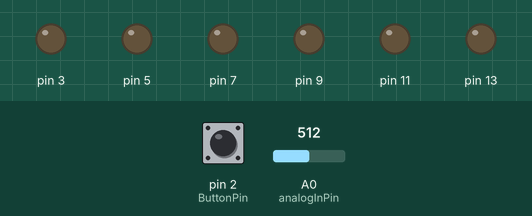
Recording of a sketch running on a simulated Arduino Uno, built with avr-gcc and run on an emulated ATmega328P. On the bench: output pins drawn as LEDs (lit = HIGH). Inputs (shaded band) come from the test bench; at power-on: pin 2 (ButtonPin) LOW, A0 (analogInPin) = 512.

Above: at 1.2 s.
1.3 s: pin 2 (ButtonPin) pulled HIGH for 3.2 s
At 3.6 s:
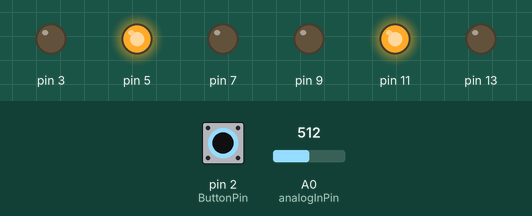
6.0 s: pin 2 (ButtonPin) pulled HIGH for 3.2 s
At 9.9 s:
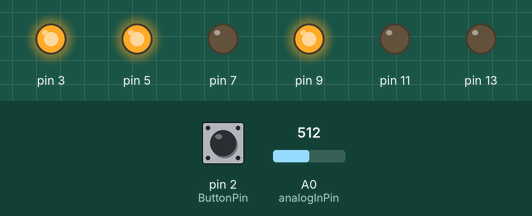
10.7 s: pin 2 (ButtonPin) pulled HIGH for 3.2 s
At 16.8 s:
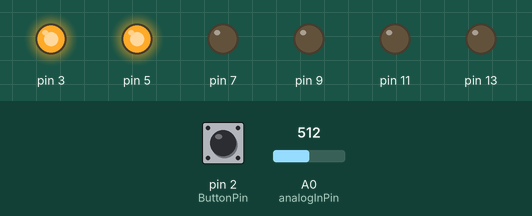
16.9 s: pin 2 (ButtonPin) pulled HIGH for 0.15 s
At 18.3 s:
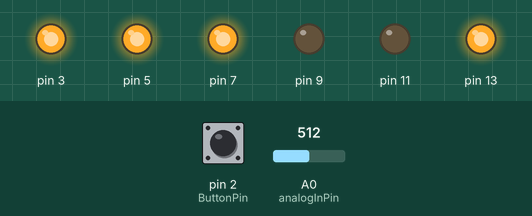
20.0 s: A0 (analogInPin) set to 900
At 20.0 s:
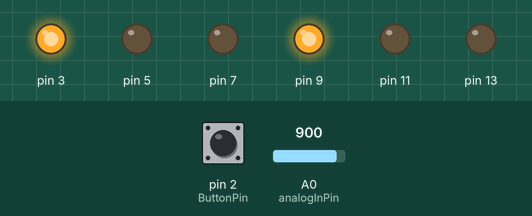
23.0 s: A0 (analogInPin) set to 1023
At 24.3 s:
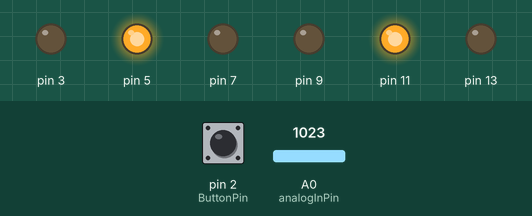
Timing chart, 0 to 27.0 s (numbered marks = the images above; inputs shaded):
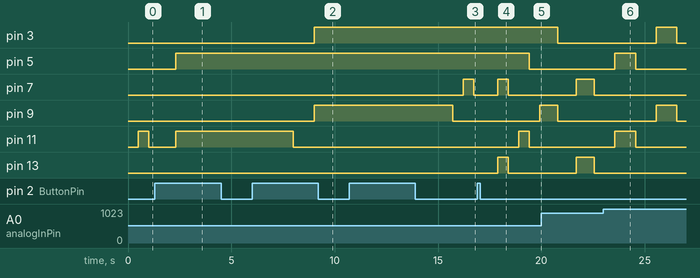

Measured:
- after the input at 1.3 s, pin 3: stays LOW (without the input it goes to HIGH after 3.2 s); pin 7: stays LOW (without the input it goes to HIGH after 1.2 s); pin 9: stays LOW (without the input it goes to HIGH after 0.22 s); pin 11: LOW → HIGH after 1.0 s; pin 13: stays LOW (without the input it goes to HIGH after 4.3 s)
- after the input at 6.0 s, pin 3, pin 9: LOW → HIGH after 3.0 s; pin 11: HIGH → LOW after 2.0 s
- after the input at 10.7 s, pin 7: LOW → HIGH after 5.5 s, → LOW 0.51 s later; pin 9: HIGH → LOW after 5.0 s
- after the input at 16.9 s, pin 3: stays HIGH (without the input it goes to LOW after 1.8 s); pin 5: HIGH → LOW after 2.5 s instead of 0.83 s; pin 7: LOW → HIGH after 1.0 s, → LOW 0.50 s later; pin 9: LOW → HIGH after 3.0 s; pin 11: LOW → HIGH after 2.0 s, → LOW 0.50 s later
- after the input at 20.0 s, pin 5, pin 11: stays LOW (without the input it goes to HIGH after 1.9 s)
- after the input at 23.0 s, pin 7, pin 13: stays LOW (without the input it goes to HIGH after 4.0 s)

The sketch:

BikeLightImproved.ino
```cpp
const int ButtonPin = 2;
const int analogInPin = A0;
int sensorValue = 0;
int STATE;
int freq = 100;

unsigned long previousMillis = 0;
unsigned long currentMillis;

int LEDstate = LOW;

void setup(){
    pinMode(13, OUTPUT);
    pinMode(11, OUTPUT);
    pinMode(9, OUTPUT);
    pinMode(7, OUTPUT);
    pinMode(5, OUTPUT);
    pinMode(3, OUTPUT);
    pinMode(ButtonPin, INPUT);
}

/*
int S ( void ){
    static int i;

    if (currentMillis - previousMillis > freq){
        previousMillis = currentMillis;
        i++;
        if ( i % 2) LEDstate = HIGH;
        else LEDstate = LOW;

        if ( i > 5){
            i = 0;
            return 1;
        }
    }
    return 0;
}

int O ( void ){
    static int i;

    if( currentMillis - previousMillis > freq){
        previousMillis = currentMillis;
        i++;
        if ( i % 4 == 0 ) LEDstate = LOW;
        else LEDstate = HIGH;
        if ( i > 11){
            i = 0;
            return 1;
        }
    }
    return 0;
}

void SOS(){
    static int j, k = 0;
    switch(j) {
        case 0: k = S(); break;
        case 1: k = O(); break;
        case 2: k = S(); break;
    }
    if (k == 1){
        k = 0;
        j++;
        if (j > 2) {
            j = 0;
            return;
        }
    }
}


void IN_OUTS(int direc){
  int i;
  int a, b, c;
  if (direc == 0){
         a = 0;
         b = 1;
         c = 2;
    }
    else {
        a = 2;
        b = 1;
        c = 0;
    }

  if( currentMillis - previousMillis >= freq){
    previousMillis = currentMillis;
    if( LEDstate == LOW){
        LEDstate = HIGH;
        i++;
        if(i > 2) i = 0;
    }
    else LEDstate = LOW;
  }
  const int x =a, y = b, z = c;
  switch( i ){
    case 0:
        digitalWrite(13, LEDstate);
        digitalWrite(3, LEDstate);
    case 1:
        digitalWrite(11, LEDstate);
        digitalWrite(5, LEDstate);
    case 2:
        digitalWrite(9, LEDstate);
        digitalWrite(7, LEDstate);
  }

}
*/

void Colors(){
  static int i;

  if( currentMillis - previousMillis >= freq){
      previousMillis = currentMillis;
      if (LEDstate == LOW){
        LEDstate = HIGH;
        i++;
        if(i>2) i = 0;
      }
      else LEDstate = LOW;
  }

  digitalWrite(13 - 2*i, LEDstate);
  digitalWrite(13 - 6 - 2*i, LEDstate);
}

void Sweep(){
  static int i;

   if(currentMillis - previousMillis >= freq){
        previousMillis = currentMillis;
        //digitalWrite(13, HIGH);
        if (LEDstate == LOW) {
            LEDstate = HIGH;
            i++;
            if (i > 5) i = 0;
        }
        else LEDstate = LOW;
    }
  digitalWrite( 13 - 2*i, LEDstate);
}

void loop(){
  currentMillis = millis();

  sensorValue = analogRead(analogInPin);
  freq = map(sensorValue, 0, 1023, 10, 1000);


    switch (STATE){
      case 0: Sweep(); break;
      case 1: Colors(); break;
      //case 2: IN_OUTS(0); break;
      //case 3: IN_OUTS(1); break;
//      case 4: SOS(); break;
      default: break;
    }

    if ( digitalRead(ButtonPin) == HIGH){
        STATE++;
        if (STATE > 5) STATE = 0;
        delay(1000);
    }
}
```
